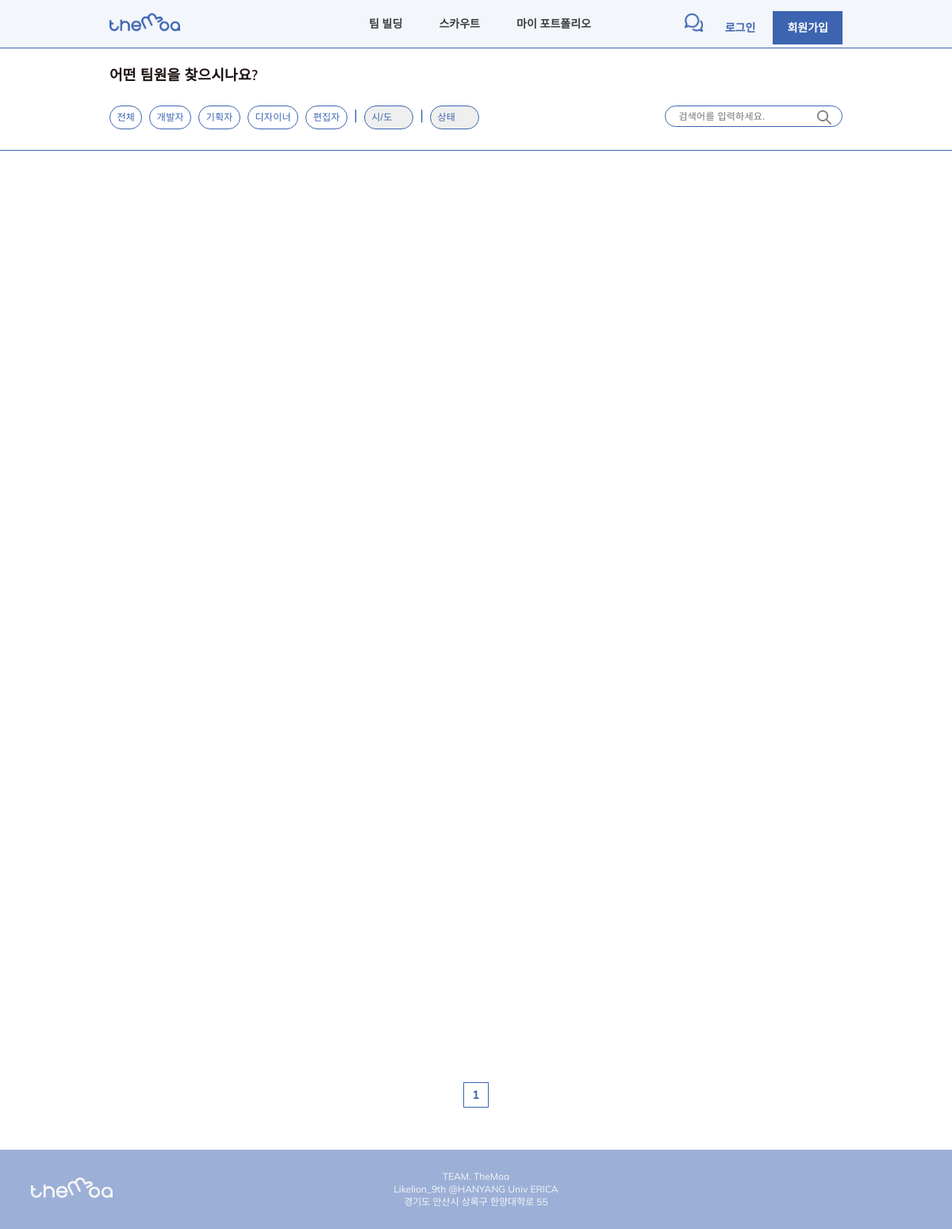
Page /scout/Developer on the earlier database version.
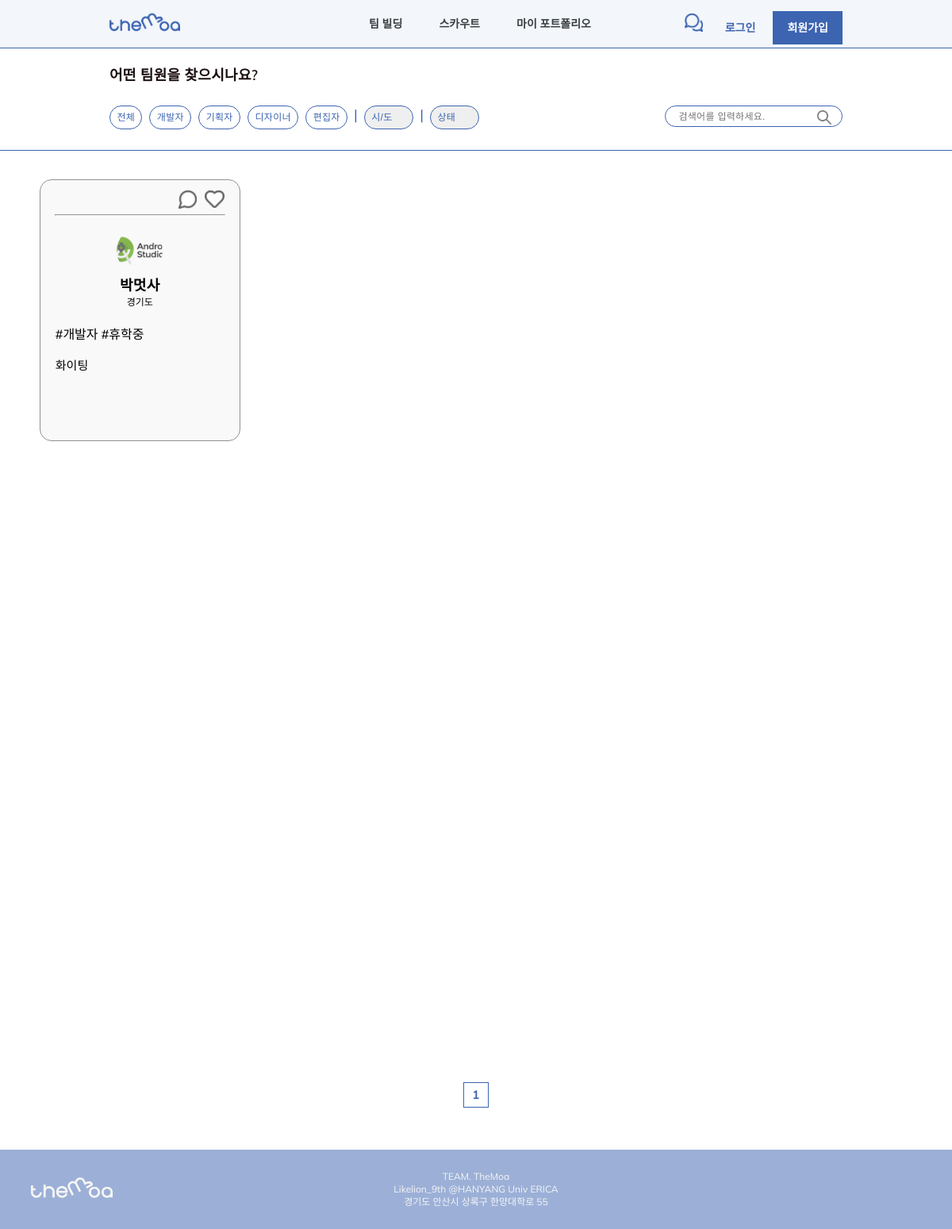
Same page on the later database version.
### users/models.py (models this page shows)
class User(AbstractUser):
    image = models.ImageField(default="image/users/none/profile_default.png", upload_to="image/users" , blank=True, null=False)
    name = models.CharField(default='', max_length=300)
    birth_date = models.DateField(default=timezone.now)
    address_sido = models.CharField(default='', choices=LOCATE_CHOICES, max_length=200)
    address_gungu = models.CharField(default='', max_length=200)
    career = models.CharField(default='0', max_length=200, choices=CAREER_CHOICES)
    state = models.CharField(default='', blank=True, null=False, max_length=200, choices=STATE_CHOICES)
    role = MultiSelectField(default='Etc', choices=ROLE_CHOICES, max_choices=4, max_length=200)
    intro = models.TextField(default="", blank=True, null=False)

### scout/views.py (the view)
# urls.py: path('<str:input_role>', user_search, name='user_search'),
def user_search(request, input_role):
    current_user = None
    if request.user.id:
        current_user = User.objects.get(pk=request.user.id)
    results = User.objects.filter(Q(role__icontains=input_role)).order_by('-id')
    max_index = len(results) / LIST_RANGE
    paginator = Paginator(results, LIST_RANGE)
    page = request.GET.get('page')
    users = paginator.get_page(page)
    current_page = int(page) if page else 1
    start_index = int((current_page - 1) / PAGE_RANGE) * PAGE_RANGE
    end_index = start_index + PAGE_RANGE
    if end_index >= max_index:
        end_index = max_index
    page_range = []
    for index in range(int(start_index), int(end_index) + 1):
        page_range.append(index + 1)
    context = {
        'current_user':current_user,
        'users':users,
        'page_range':page_range,
    }
    return render(request, 'scout/user_search.html', context)

### templates/scout/user_search.html (shortened to what this page needs)
{% extends 'scout/user.html' %}
    {% block extrahead %}
    {% load static %}
        <link rel="stylesheet" href="{% static 'css/base.css' %}">
        <link rel="stylesheet" href="{% static 'css/team_build/team_build.css' %}">
        <link rel="stylesheet" href="{% static 'css/scout/user.css' %}">
    {% endblock %}
    {% block users %}
        {% for user_instance in users %}
        <div class="user-card" onclick="location.href='/portfolio/{{user_instance.id}}'">
            <div class="card-nav">
                <a href="{% url 'chat:create_chat_room' user.id user_instance.id %}">
                    <div class="chat" style="background-image: url('../../static/img/scout/chat.png');"></div>
                </a>
                <a href="{% if user.is_authenticated %} {% url 'scout:user_like' user_instance.id %} {% else %} {% url 'users:login' %} {% endif %}">
                    <div class="wish" style="background-image: url('../../static/img/scout/like.png');"></div>
                </a>
            </div>
            <hr>
            <img class="user-img" src="../../media/{{user_instance.image}}" alt="프로필 사진">
            <div class="user-name">
                {{user_instance.name}}
            </div>
            <div class="user-address">
                {{user_instance.get_address_sido_display}}
            </div>
            <div class="card-content">
                <p class="user-info">
                    <br>
                    #{{user_instance.get_role_display}} #{{user_instance.get_state_display}}
                    <br><br>
                </p>
                <div class="user-intro">
                    {{user_instance.intro}}
                </div>
            </div>
        </div>
        {% endfor %}
    {% endblock %}

Differences in the rows shown:
added User: image (picture), name "박멋사", address_sido "경기도", role "개발자", state "휴학중", intro "화이팅"
